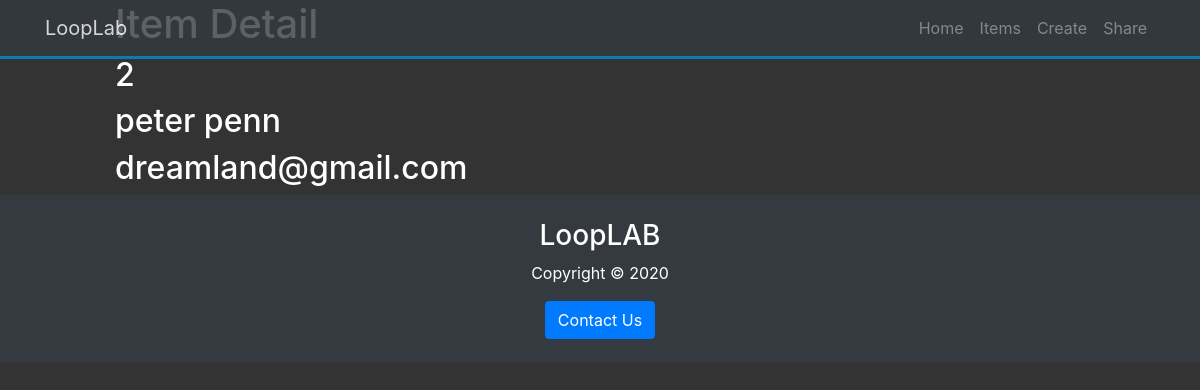
/item/2/, run on the app's committed database.
### looplab/home/models.py (models this page shows, shortened)
class EmailSignup(db.Model):
    id = db.Column(db.Integer, primary_key=True)
    full_name = db.Column(db.String(120), nullable=True)
    email = db.Column(db.String(120), unique=True, nullable=False)

### looplab/home/views.py (the view)
@app.route('/item/<int:id>/', methods=['GET'])
def item_detail(id):
    instance = EmailSignup.query.filter_by(id=id).first_or_404()
    return render_template('items/detail.html', instance=instance)

### looplab/templates/items/detail.html
{% extends "base.html" %}
{% block content %}
<div class="col-10 mx-auto">
    <h1>Item Detail</h1>
    <h2>{{ instance.id }}</h2>
    <h2>{{ instance.full_name }}</h2>
    <h2>{{ instance.email }}</h2>
</div>
{% endblock %}

### looplab/css/style.css (style rules this page uses)
body { background: #333; color: #fff; }

### data on the page
EmailSignup: id "2", full_name "peter penn", email "dreamland@gmail.com"
